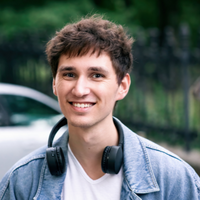
#> input picture images.png, 200 x 200 px
$ jupyter execute linear_algebra.ipynb
#> lines starting #> are read from the running program, lines starting #| are printed output that depends on the picture; long printed decimals are rounded
# Linear Algebra in Action: Image Compression via SVD
In this notebook, we move from the theory of Matrices and Eigen-decomposition to a real-life application: **Image Compression**.

### The Theory
An image is just a matrix where each cell represents a pixel intensity. By using **Singular Value Decomposition (SVD)**, we can decompose an image matrix $A$ into:
$$A = U \Sigma V^T$$
Where $\Sigma$ contains the "Singular Values" (importance) of the data. By keeping only the top $k$ values, we compress the image.

### Imports and Configuration

[cell 1]
import  numpy as np
import matplotlib.pyplot as plt
from PIL import Image
import requests
from io import BytesIO

# Setting plot style for a clean look
plt.rcParams['figure.figsize'] = [10, 8]
plt.rcParams.update({'font.size': 12})

### Step 1: Data Acquisition

###  Data Acquisition & Grayscale Conversion
In Data Science, an image is a 2D grid of numbers. We convert the image to **Grayscale** to simplify it into a single matrix $A$, where each value represents the brightness of a pixel (0 for black, 255 for white).

[cell 2]
# You can load images from Local path or url

img = Image.open('images.png').convert('L') # 'L' mode is grayscale
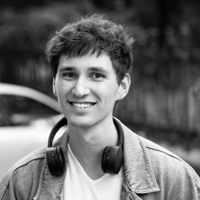
#> img: PIL image 200x200 L; min 0, max 255, mean 105.3

# Convert to NumPy Matrix
A = np.array(img)

print(f"Image Loaded Successfully")
print(f"Matrix Dimensions (Rows x Columns): {A.shape}")
#| Matrix Dimensions (Rows x Columns): (200, 200)
print(f"Total Pixels to process: {A.size}")
#| Total Pixels to process: 40000

###  Step 2: The Mathematical Engine (SVD)

###  Singular Value Decomposition (SVD)
We now apply the "Theory to NumPy" bridge. We decompose matrix $A$ into three parts:
1. **U**: The "Column Space" (vertical patterns).
2. **Sigma ($\Sigma$ complement)**: The "Strength" of each pattern (the Singular Values).
3. **V-transpose ($V^T$)**: The "Row Space" (horizontal patterns).

[cell 3]
# Applying the SVD transformation
U, s, Vh = np.linalg.svd(A, full_matrices=False)
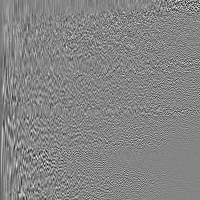
#> U: shape (200, 200) float64; min -0.402, max 0.367, mean -0.0003; drawn with min black and max white
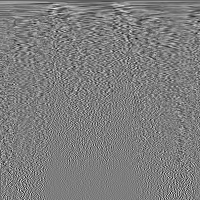
#> Vh: shape (200, 200) float64; min -0.341, max 0.349, mean -0.000318; drawn with min black and max white
#> s = 200 values, max 23085.3 at index 0, min 0.0326 at index 199, mean 377.9

print(f"SVD Computation Complete")
print(f"Shape of U (Left Singular Vectors): {U.shape}")
#| Shape of U (Left Singular Vectors): (200, 200)
print(f"Number of Singular Values captured: {len(s)}")
#| Number of Singular Values captured: 200
print(f"Shape of Vh (Right Singular Vectors): {Vh.shape}")
#| Shape of Vh (Right Singular Vectors): (200, 200)

# Let's see the  first 5 singular values (The most important 'DNA' of the image)
print(f"\nTop 5 Singular Values: {s[:5]}")
#| Top 5 Singular Values: [23085.275  6607.910  5015.531  2656.528
#|   2307.893]

###  Step 3: Analysis of Information

###  Scree Plot (Information Cumulative)
How many "Eigen-patterns" do we actually need to keep? We plot the singular values to see where the information starts to drop off. This is how we decide our compression level.

[cell 4]
plt.figure(figsize=(8, 4))
plt.plot(s)
plt.title("Singular Values (Information Strength)")
plt.xlabel("Index")
plt.ylabel("Value")
plt.grid(True)
plt.show()
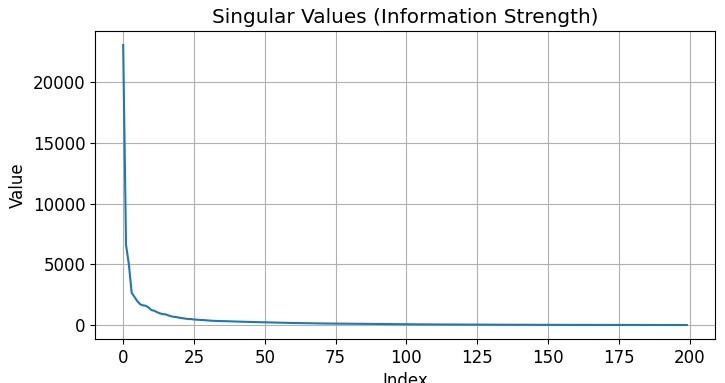
#> figure drawn by matplotlib, 1 panel; curve peaks at x = 0, y = 23085.3

# We Calculate the energy captured by the first 50 values
energy_50 = np.sum(s[:50]**2) / np.sum(s**2)
#> energy_50 = 0.999
print(f"The first 50 singular values captured {energy_50*100:.2f}% of the image information!")
#| The first 50 singular values captured 99.86% of the image information!

###  Step 4: Reconstruction & Compression

###  Reconstructing the Compressed Image
Now, we "throw away" the less important patterns and rebuild the image using only the top $k$ components.

[cell 5]
def compress_image(k):
    #  we reconstruct using only k components
    A_reconstructed = np.dot(U[:, :k], np.dot(np.diag(s[:k]), Vh[:k, :]))
    return A_reconstructed

# Test with different levels of k
k_values = [5, 20, 50, 100]

plt.figure(figsize=(15, 8))
for i, k in enumerate(k_values):
    plt.subplot(1, 4, i+1)
    compressed = compress_image(k)
    plt.imshow(compressed, cmap='gray')
    plt.title(f"k = {k}")
    plt.axis('off')
#> this loop made 4 passes
#> pass 1, in compress_image, `A_reconstructed = np.dot(U[:, :k], np.dot(np.diag(s[:k]), Vh[:k, :]))`:
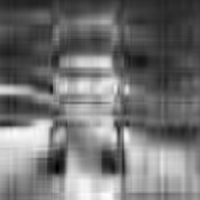
#> A_reconstructed: shape (200, 200) float64; min -29.54, max 269.8, mean 105.3; drawn with min black and max white
#> pass 2, in compress_image (call 2), `A_reconstructed = np.dot(U[:, :k], np.dot(np.diag(s[:k]), Vh[:k, :]))`:
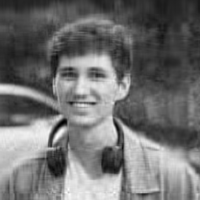
#> A_reconstructed: shape (200, 200) float64; min -28.03, max 275.2, mean 105.3; drawn with min black and max white

plt.tight_layout()
plt.show()
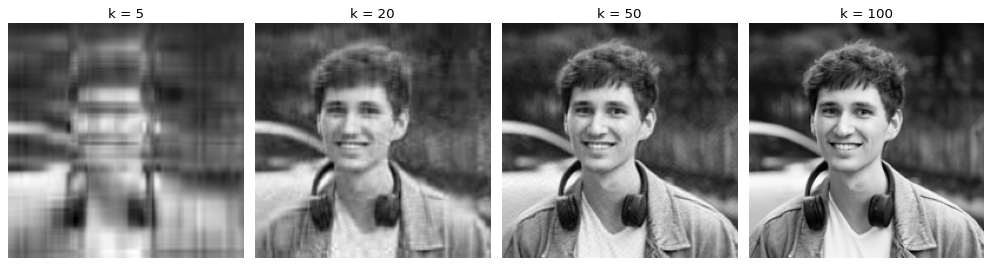
#> figure drawn by matplotlib, 4 panels
